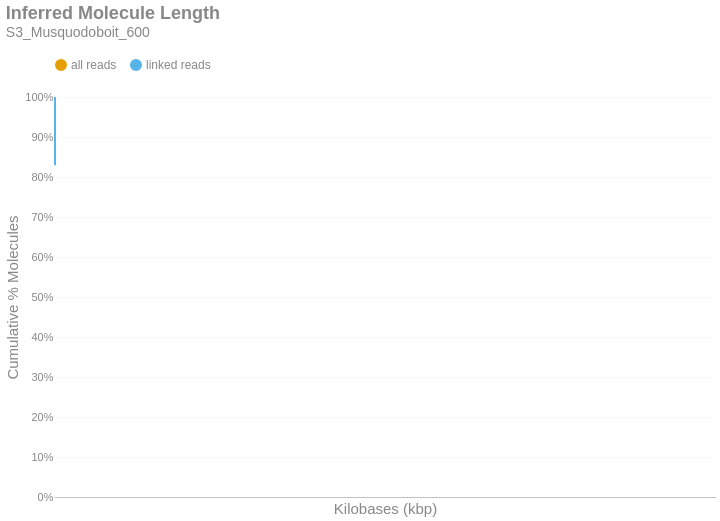

The notebook cell this image was saved under:
### Markdown cell above
### Inferred Molecule Length
This is the cumulative frequency distribution of molecule lengths inferred from the first and last alignment positions along a contig for all alignments associated with a single linked-read barcode on a given contig.There are two distributions: one with `all` the alignments (yellow) and another with only `linked reads` (blue). The percent of molecules in the `linked reads` distribution is relative to the total number of linked molecules.

### Code cell
if SKIPLR:
    print_html(f"Skipped")
else:
    binned_df = consolidated_hist(valids['length_inferred']/1000, mask, 10, True)
    binned_df = binned_df.with_columns(
        pl.when(pl.col('bin').cast(pl.Utf8) == '0').then(pl.lit('1')).otherwise(pl.col('bin').cast(pl.Utf8)).alias('bin')
    )
    with SafeRender(binned_df):
        (
            density_plot(binned_df, 'Inferred Molecule Length', samplename, 'inferredlen')
            .transform_calculate(bin_kb='datum.bin / 1000')
            .encode(
                x=alt.X('bin_kb:Q', title="Kilobases (kbp)").scale(type='log', padding=0).axis(labelAngle=-40),
                y=alt.Y('value:Q', title='Cumulative % Molecules')
                    .axis(format='%')
                    .stack(False)
                    .scale(domainMin=0, domainMax=1,padding=0),
                color=alt.Color("key:N").scale(domain = ["all reads", "linked reads"]),
                tooltip = [
                    alt.Tooltip("key:N", title = "Data Type"),
                    alt.Tooltip("range_label:N", title="Kilobases"),
                    alt.Tooltip("value:Q", format = ".2%", title="% Molecules (Cum.)")
                ]
            )
        ).display()

### Figure 1 — Vega-Lite specification as saved in the notebook (floating-point values rounded to 4 significant figures)
{"width": "container", "height": 400, "config": {"title": {"anchor": "start", "dy": -15, "fontSize": 18, "color": "#888888", "subtitleColor": "#888888", "subtitleFontSize": 14}, "arc": {"fill": "#0072B2"}, "axis": {"domainColor": "#888888", "domainWidth": 0.5, "gridWidth": 0.2, "grid": false, "titleFontWeight": 400, "titleFontSize": 15, "labelFontSize": 11, "labelColor": "#888888", "tickColor": "#888888", "tickWidth": 0.2, "titleColor": "#888888"}, "axisBand": {"grid": false}, "axisX": {"grid": true, "tickSize": 10, "domainCap": "round"}, "axisY": {"domain": false, "grid": true, "tickSize": 0, "domainCap": "round"}, "background": "transparent", "header": {"labelFontSize": 15, "labelColor": "#888888", "titleFontSize": 15, "titleFontWeight": 600, "titleColor": "#888888"}, "legend": {"labelFont": "sans-serif", "labelFontSize": 12, "labelColor": "#888888", "symbolSize": 100, "symbolType": "circle", "titleFontSize": 12, "titlePadding": 10, "titleColor": "#888888", "title": null, "orient": "top"}, "range": {"category": ["#E69F00", "#56B4E9", "#009E73", "#F0E442", "#0072B2", "#D55E00", "#CC79A7", "#000000"], "diverging": ["#cfe8f3", "#a2d4ec", "#73bfe2", "#46abdb", "#1696d2", "#12719e"]}, "area": {"fill": "#0072B2", "fillOpacity": 0.7, "line": true, "strokeOpacity": 0.7}, "line": {"color": "#0072B2", "stroke": "#0072B2", "strokeWidth": 2}, "trail": {"color": "#0072B2", "stroke": "#0072B2", "strokeWidth": 0, "size": 1}, "point": {"filled": true, "fillOpacity": 1.0, "size": 95}, "text": {"color": "#888888", "fontSize": 11, "align": "right", "fontWeight": 400, "size": 11}, "bar": {"fill": "#0072B2", "stroke": null}, "view": {"stroke": null, "continuousWidth": 660, "continuousHeight": 400}}, "data": {"name": "data-0512c444b73dade59018c749b8672242"}, "mark": {"type": "line", "interpolate": "monotone", "point": {"opacity": 0, "size": 275}}, "encoding": {"color": {"field": "key", "scale": {"domain": ["all reads", "linked reads"]}, "type": "nominal"}, "tooltip": [{"field": "key", "title": "Data Type", "type": "nominal"}, {"field": "range_label", "title": "Kilobases", "type": "nominal"}, {"field": "value", "format": ".2%", "title": "% Molecules (Cum.)", "type": "quantitative"}], "x": {"axis": {"labelAngle": -40}, "field": "bin_kb", "scale": {"type": "log", "padding": 0}, "title": "Kilobases (kbp)", "type": "quantitative"}, "y": {"axis": {"format": "%"}, "field": "value", "scale": {"domainMin": 0, "domainMax": 1, "padding": 0}, "stack": false, "title": "Cumulative % Molecules", "type": "quantitative"}}, "params": [{"name": "param_c36ac31b6afebe62", "select": {"type": "point", "fields": ["key"]}, "bind": "legend"}], "title": {"text": "Inferred Molecule Length", "subtitle": "S3_Musquodoboit_600"}, "transform": [{"fold": ["all reads (cumsum)", "linked reads (cumsum)"]}, {"calculate": "replace(datum.key, ' (cumsum)', '')", "as": "key"}, {"filter": {"param": "param_c36ac31b6afebe62"}}, {"calculate": "datum.bin / 1000", "as": "bin_kb"}], "usermeta": {"embedOptions": {"downloadFileName": "S3_Musquodoboit_600.inferredlen"}}, "$schema": "https://vega.github.io/schema/vega-lite/v6.1.0.json", "datasets": {"data-0512c444b73dade59018c749b8672242": [{"bin": "0.0", "interval": "0.0-10.0", "all reads": 0.9822, "linked reads": 0.8292, "all reads (cumsum)": 0.9822, "linked reads (cumsum)": 0.8292, "range_label": "0-9"}, {"bin": "10.0", "interval": "10.0-20.0", "all reads": 0.009099, "linked reads": 0.0874, "all reads (cumsum)": 0.9913, "linked reads (cumsum)": 0.9166, "range_label": "10-19"}, {"bin": "20.0", "interval": "20.0-30.0", "all reads": 0.003949, "linked reads": 0.03791, "all reads (cumsum)": 0.9952, "linked reads (cumsum)": 0.9545, "range_label": "20-29"}, {"bin": "30.0", "interval": "30.0-40.0", "all reads": 0.002118, "linked reads": 0.02013, "all reads (cumsum)": 0.9974, "linked reads (cumsum)": 0.9746, "range_label": "30-39"}, {"bin": "40.0", "interval": "40.0-50.0", "all reads": 0.001443, "linked reads": 0.01359, "all reads (cumsum)": 0.9988, "linked reads (cumsum)": 0.9882, "range_label": "40-49"}, {"bin": "50.0", "interval": "50.0-60.0", "all reads": 0.0005008, "linked reads": 0.004925, "all reads (cumsum)": 0.9993, "linked reads (cumsum)": 0.9931, "range_label": "50-59"}, {"bin": "60.0", "interval": "60.0-70.0", "all reads": 0.0002711, "linked reads": 0.002674, "all reads (cumsum)": 0.9996, "linked reads (cumsum)": 0.9958, "range_label": "60-69"}, {"bin": "70.0", "interval": "70.0-80.0", "all reads": 0.0001619, "linked reads": 0.001595, "all reads (cumsum)": 0.9997, "linked reads (cumsum)": 0.9974, "range_label": "70-79"}, {"bin": "80.0", "interval": "80.0-90.0", "all reads": 0.0001001, "linked reads": 0.000986, "all reads (cumsum)": 0.9998, "linked reads (cumsum)": 0.9984, "range_label": "80-89"}, {"bin": "90.0", "interval": "90.0-100.0", "all reads": 6.26e-05, "linked reads": 0.0006166, "all reads (cumsum)": 0.9999, "linked reads (cumsum)": 0.999, "range_label": "90-99"}, {"bin": "100.0", "interval": "100.0-110.0", "all reads": 3.813e-05, "linked reads": 0.0003771, "all reads (cumsum)": 0.9999, "linked reads (cumsum)": 0.9994, "range_label": "100-109"}, {"bin": "110.0", "interval": "110.0-120.0", "all reads": 2.55e-05, "linked reads": 0.0002522, "all reads (cumsum)": 1.0, "linked reads (cumsum)": 0.9996, "range_label": "110-119"}, {"bin": "120.0", "interval": "120.0-130.0", "all reads": 1.301e-05, "linked reads": 0.0001287, "all reads (cumsum)": 1.0, "linked reads (cumsum)": 0.9998, "range_label": "120-129"}, {"bin": "130.0", "interval": "130.0-140.0", "all reads": 9.274e-06, "linked reads": 9.172e-05, "all reads (cumsum)": 1.0, "linked reads (cumsum)": 0.9998, "range_label": "130-139"}, {"bin": "140.0", "interval": "140.0-150.0", "all reads": 5.281e-06, "linked reads": 5.223e-05, "all reads (cumsum)": 1.0, "linked reads (cumsum)": 0.9999, "range_label": "140-149"}, {"bin": "150.0", "interval": "150.0-160.0", "all reads": 3.864e-06, "linked reads": 3.822e-05, "all reads (cumsum)": 1.0, "linked reads (cumsum)": 0.9999, "range_label": "150-159"}, {"bin": "160.0", "interval": "160.0-170.0", "all reads": 2.834e-06, "linked reads": 2.803e-05, "all reads (cumsum)": 1.0, "linked reads (cumsum)": 1.0, "range_label": "160-169"}, {"bin": "170.0", "interval": "170.0-180.0", "all reads": 1.288e-06, "linked reads": 1.274e-05, "all reads (cumsum)": 1.0, "linked reads (cumsum)": 1.0, "range_label": "170-179"}, {"bin": "180.0", "interval": "180.0-190.0", "all reads": 9.016e-07, "linked reads": 8.918e-06, "all reads (cumsum)": 1.0, "linked reads (cumsum)": 1.0, "range_label": "180-189"}, {"bin": "190.0", "interval": "190.0-200.0", "all reads": 6.44e-07, "linked reads": 6.37e-06, "all reads (cumsum)": 1.0, "linked reads (cumsum)": 1.0, "range_label": "190-199"}, {"bin": "200.0", "interval": "200.0-210.0", "all reads": 6.44e-07, "linked reads": 6.37e-06, "all reads (cumsum)": 1.0, "linked reads (cumsum)": 1.0, "range_label": "200-209"}, {"bin": "210.0", "interval": "210.0-220.0", "all reads": 1.288e-07, "linked reads": 1.274e-06, "all reads (cumsum)": 1.0, "linked reads (cumsum)": 1.0, "range_label": "210-219"}, {"bin": "220.0", "interval": "220.0-230.0", "all reads": 0.0, "linked reads": 0.0, "all reads (cumsum)": 1.0, "linked reads (cumsum)": 1.0, "range_label": "220-229"}, {"bin": "230.0", "interval": "230.0-240.0", "all reads": 0.0, "linked reads": 0.0, "all reads (cumsum)": 1.0, "linked reads (cumsum)": 1.0, "range_label": "230-239"}, {"bin": "240.0", "interval": "240.0-250.0", "all reads": 1.288e-07, "linked reads": 1.274e-06, "all reads (cumsum)": 1.0, "linked reads (cumsum)": 1.0, "range_label": "240-249"}, {"bin": "250.0", "interval": "250.0-260.0", "all reads": 0.0, "linked reads": 0.0, "all reads (cumsum)": 1.0, "linked reads (cumsum)": 1.0, "range_label": "250-259"}, {"bin": "260.0", "interval": "260.0-270.0", "all reads": 1.288e-07, "linked reads": 1.274e-06, "all reads (cumsum)": 1.0, "linked reads (cumsum)": 1.0, "range_label": "260-269"}, {"bin": "270.0", "interval": "270.0-280.0", "all reads": 0.0, "linked reads": 0.0, "all reads (cumsum)": 1.0, "linked reads (cumsum)": 1.0, "range_label": "270-279"}, {"bin": "280.0", "interval": "280.0-290.0", "all reads": 0.0, "linked reads": 0.0, "all reads (cumsum)": 1.0, "linked reads (cumsum)": 1.0, "range_label": "280-289"}, {"bin": "290.0", "interval": "290.0-300.0", "all reads": 0.0, "linked reads": 0.0, "all reads (cumsum)": 1.0, "linked reads (cumsum)": 1.0, "range_label": "290-299"}, {"bin": "300.0", "interval": "300.0-310.0", "all reads": 1.288e-07, "linked reads": 1.274e-06, "all reads (cumsum)": 1.0, "linked reads (cumsum)": 1.0, "range_label": "300-309"}]}}
